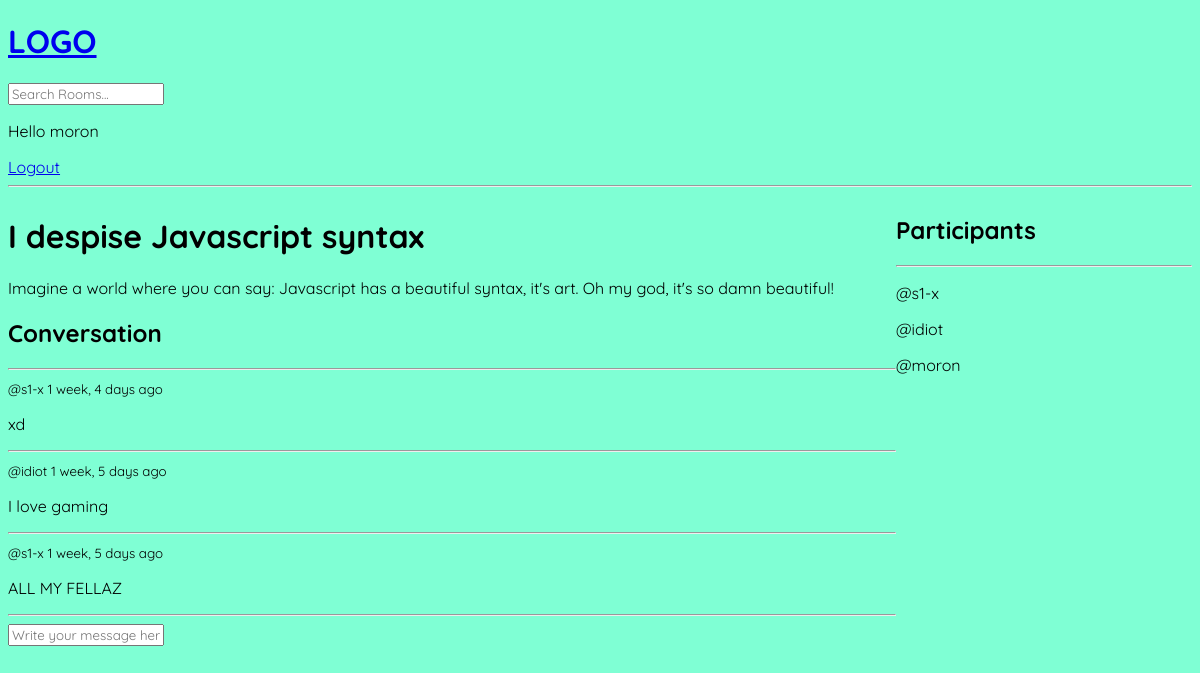
The app's page /room/1/ (signed in) with its own data.
### base/models.py (models this page shows, shortened)
class Room(models.Model):
    host = models.ForeignKey(User, on_delete=models.SET_NULL, null=True)
    topic = models.ForeignKey(Topic, on_delete=models.SET_NULL, null=True)
    name = models.CharField(max_length=200)
    description = models.TextField(null=True, blank=True)
    participants = models.ManyToManyField(User, related_name='participants', blank=True)
    updated = models.DateTimeField(auto_now=True)
    created = models.DateTimeField(auto_now_add=True)
    class Meta:
        ordering = ['-updated', '-created']

class Message(models.Model):
    user = models.ForeignKey(User, on_delete=models.CASCADE)
    room = models.ForeignKey(Room, on_delete=models.CASCADE)
    body = models.TextField()
    updated = models.DateTimeField(auto_now=True)
    created = models.DateTimeField(auto_now_add=True)
    class Meta:
        ordering = ['-updated', '-created']

### base/views.py (the view, shortened to what this page needs)
# urls.py: path('room/<str:pk>/', views.room, name="room"),
def room(request, pk):
    room = Room.objects.get(id=pk)
    room_messages = room.message_set.all()
    participants = room.participants.all()
    context = {'room': room, 'room_messages': room_messages,
               'participants': participants}
    return render(request, 'base/room.html', context)

### base/templates/base/room.html (shortened to what this page needs)
{% extends "main.html" %}
{% block content %}
<div class="room-container">
    <div>
        <h1>{{room.name}}</h1>
        <p>{{room.description}}</p>
        <div class="comment-wrapper">
            <h2>Conversation</h2>
            <hr>
            {% for message in room_messages %}
            <div>
                <small>@{{message.user}} {{message.created|timesince}} ago</small>
                <p>{{message.body}}</p>
                <hr>
            </div>
            {% endfor %}
        </div>
        {% if request.user.is_authenticated %}
        <div class="comment-form">
            <form method="POST">
                <input type="text" name="body" placeholder="Write your message here...">
            </form>
        </div>
        {% endif %}
    </div>
    <div>
        <h2>Participants</h2>
        <hr>
        {% for user in participants %}
         <div>
            <p>@{{user.username}}</p>
         </div>
        {% endfor %}
    </div>
</div>
{% endblock %}

### templates/navbar.html
<a href="/">
    <h1>LOGO</h1>
</a>
<form method="GET" action="{% url 'home' %}">
    <input type="text" name="q" placeholder="Search Rooms...">
</form>
{% if request.user.is_authenticated %}
<p>Hello {{request.user}}</p>
<a href="{% url 'logout' %}">Logout</a>
{% else %}
<a href="{% url 'login' %}">Login</a>
{% endif %}
<hr>

### static/CSS/styles.css (style rules this page uses)
body { background-color: aquamarine; }
* { font-family: "Quicksand", serif; line-height: normal; list-style-type: none; }

### base/templates/base/room.html (style rules this page uses)
.room-container { display: grid; grid-template-columns: 3fr 1fr; }

### records on screen
Room: name "I despise Javascript syntax", description "Imagine a world where you can say: Javascript has a beautiful syntax, it's art. Oh my god, it's so damn beautiful!"
Message: user "s1-x", created "1 week, 4 days", body "xd"
Message: user "idiot", created "1 week, 5 days", body "I love gaming"
Message: user "s1-x", created "1 week, 5 days", body "ALL MY FELLAZ"

### other values on screen
{{ request.user }} "moron"
{{ user.username }} "s1-x"
{{ user.username }} "idiot"
{{ user.username }} "moron"
